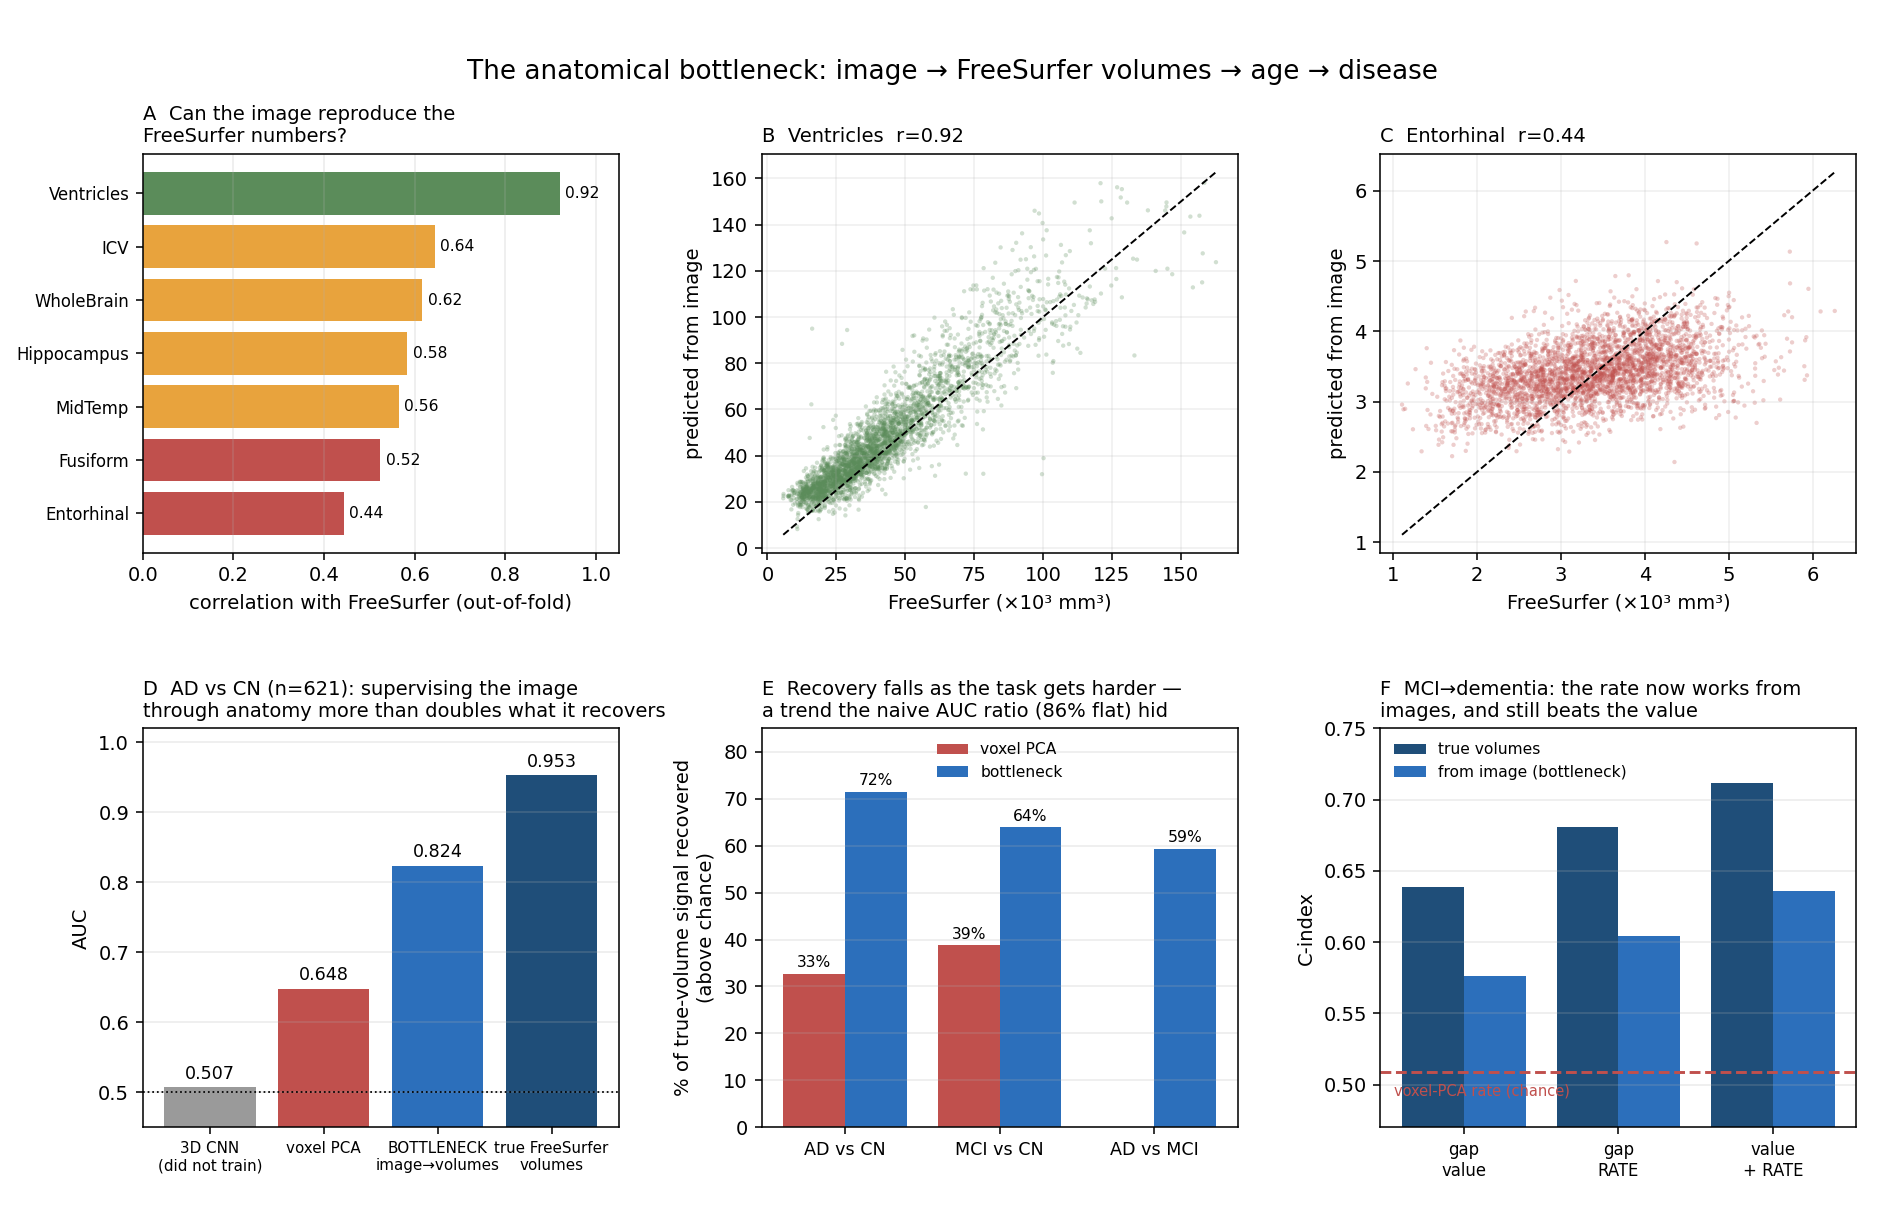

Python code for this plot:
#!/usr/bin/env python
# -*- coding: utf-8 -*-
"""Figure: supervising the image through an anatomical bottleneck."""

import os

import matplotlib
matplotlib.use("Agg")
import matplotlib.pyplot as plt
import numpy as np

OUT = r"C:\Users\Sibetalaee\Desktop\PhD\Brain Age Estimation\pilot"
NPZ = os.path.join(os.path.dirname(OUT), "kaggle", "brainage_bottleneck",
                   "out", "bottleneck.npz")
BLUE, RED, GREY, GREEN, ORANGE = "#2c6fbb", "#c0504d", "#9a9a9a", "#5b8c5a", "#e8a33d"
TG = ["Hippocampus", "Entorhinal", "Fusiform", "MidTemp", "Ventricles",
      "WholeBrain", "ICV"]


def main():
    z = np.load(NPZ, allow_pickle=True)
    P, T = z["pred"], z["true"]

    fig = plt.figure(figsize=(13.6, 8.8))
    gs = fig.add_gridspec(2, 3, hspace=0.44, wspace=0.30,
                          left=0.075, right=0.975, top=0.875, bottom=0.085)

    # ---- A  stage A agreement per target
    ax = fig.add_subplot(gs[0, 0])
    r = [np.corrcoef(P[:, j], T[:, j])[0, 1] for j in range(len(TG))]
    o = np.argsort(r)
    cols = [GREEN if v > .7 else (ORANGE if v > .55 else RED) for v in np.array(r)[o]]
    ax.barh(range(len(TG)), np.array(r)[o], color=cols)
    ax.set_yticks(range(len(TG)))
    ax.set_yticklabels([TG[i] for i in o], fontsize=8.5)
    for i, v in enumerate(np.array(r)[o]):
        ax.text(v + .012, i, f"{v:.2f}", va="center", fontsize=8)
    ax.set_xlim(0, 1.05)
    ax.set_xlabel("correlation with FreeSurfer (out-of-fold)")
    ax.set_title("A  Can the image reproduce the\nFreeSurfer numbers?",
                 fontsize=10, loc="left")
    ax.grid(axis="x", alpha=.25)

    # ---- B  ventricles scatter (best) vs entorhinal (worst)
    for n, (j, lab) in enumerate([(4, "Ventricles  r=0.92"),
                                  (1, "Entorhinal  r=0.44")]):
        ax = fig.add_subplot(gs[0, 1 + n])
        ax.scatter(T[:, j] / 1e3, P[:, j] / 1e3, s=5, alpha=.28,
                   color=GREEN if n == 0 else RED, edgecolors="none")
        lo = min(T[:, j].min(), P[:, j].min()) / 1e3
        hi = max(T[:, j].max(), P[:, j].max()) / 1e3
        ax.plot([lo, hi], [lo, hi], "k--", lw=1)
        ax.set_xlabel("FreeSurfer (×10³ mm³)")
        ax.set_ylabel("predicted from image")
        ax.set_title(f"{'B' if n == 0 else 'C'}  {lab}", fontsize=10, loc="left")
        ax.grid(alpha=.2)

    # ---- D  the ladder
    ax = fig.add_subplot(gs[1, 0])
    names = ["3D CNN\n(did not train)", "voxel PCA", "BOTTLENECK\nimage→volumes",
             "true FreeSurfer\nvolumes"]
    vals = [0.507, 0.648, 0.824, 0.953]
    cols = [GREY, RED, BLUE, "#1f4e79"]
    ax.bar(range(4), vals, color=cols)
    for i, v in enumerate(vals):
        ax.text(i, v + .012, f"{v:.3f}", ha="center", fontsize=9)
    ax.axhline(.5, color="k", ls=":", lw=.9)
    ax.set_xticks(range(4))
    ax.set_xticklabels(names, fontsize=7.8)
    ax.set_ylim(.45, 1.02)
    ax.set_ylabel("AUC")
    ax.set_title("D  AD vs CN (n=621): supervising the image\n"
                 "through anatomy more than doubles what it recovers",
                 fontsize=10, loc="left")
    ax.grid(axis="y", alpha=.25)

    # ---- E  above-chance recovery across tasks
    ax = fig.add_subplot(gs[1, 1])
    tasks = ["AD vs CN", "MCI vs CN", "AD vs MCI"]
    pca = [32.7, 38.8, np.nan]
    bot = [71.5, 63.9, 59.4]
    x = np.arange(3)
    ax.bar(x - .2, pca, .4, color=RED, label="voxel PCA")
    ax.bar(x + .2, bot, .4, color=BLUE, label="bottleneck")
    for i in range(3):
        if np.isfinite(pca[i]):
            ax.text(x[i] - .2, pca[i] + 1.4, f"{pca[i]:.0f}%", ha="center", fontsize=8)
        ax.text(x[i] + .2, bot[i] + 1.4, f"{bot[i]:.0f}%", ha="center", fontsize=8)
    ax.set_xticks(x)
    ax.set_xticklabels(tasks, fontsize=9)
    ax.set_ylim(0, 85)
    ax.set_ylabel("% of true-volume signal recovered\n(above chance)")
    ax.legend(fontsize=8, frameon=False)
    ax.set_title("E  Recovery falls as the task gets harder —\n"
                 "a trend the naive AUC ratio (86% flat) hid",
                 fontsize=10, loc="left")
    ax.grid(axis="y", alpha=.25)

    # ---- F  the rate arm
    ax = fig.add_subplot(gs[1, 2])
    arms = ["gap\nvalue", "gap\nRATE", "value\n+ RATE"]
    true = [0.639, 0.681, 0.712]
    pred = [0.576, 0.604, 0.636]
    x = np.arange(3)
    ax.bar(x - .2, true, .4, color="#1f4e79", label="true volumes")
    ax.bar(x + .2, pred, .4, color=BLUE, label="from image (bottleneck)")
    ax.axhline(.509, color=RED, ls="--", lw=1.5)
    ax.text(-0.45, .4955, "voxel-PCA rate (chance)", color=RED, fontsize=7.5,
            ha="left", va="center")
    ax.set_xticks(x)
    ax.set_xticklabels(arms, fontsize=8.5)
    ax.set_ylim(.47, .75)
    ax.set_ylabel("C-index")
    ax.legend(fontsize=8, frameon=False, loc="upper left")
    ax.set_title("F  MCI→dementia: the rate now works from\n"
                 "images, and still beats the value",
                 fontsize=10, loc="left")
    ax.grid(axis="y", alpha=.25)

    fig.suptitle("The anatomical bottleneck: image → FreeSurfer volumes → age → disease",
                 fontsize=13.5, y=0.952)
    p = os.path.join(OUT, "fig19_bottleneck.png")
    fig.savefig(p, dpi=140)
    print("saved ->", p)


if __name__ == "__main__":
    main()
